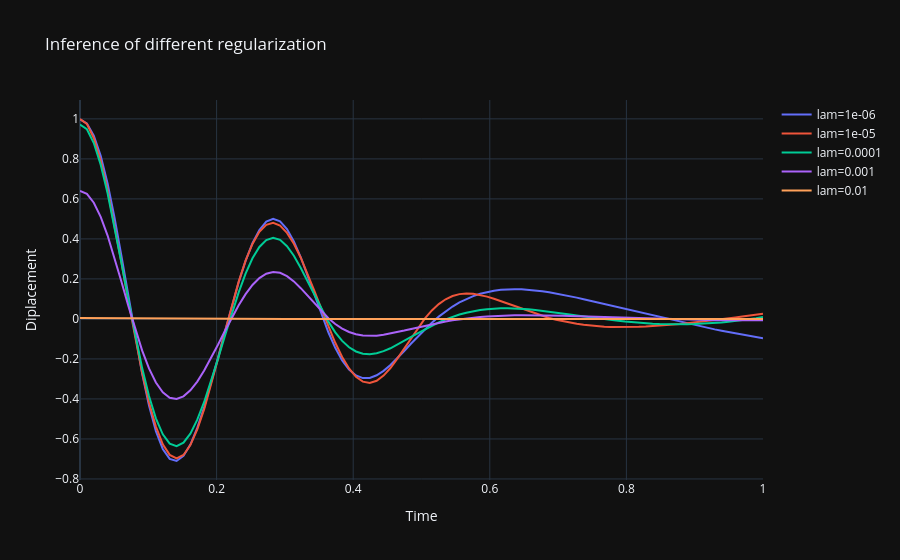

Source (notebook cell):
### Code cell
t_eval = torch.linspace(0, 1, 100).reshape(-1,1).double()
reg_predictions = [[] for k in lambda_values]
with torch.no_grad():
    for i in range(len(lambda_values)):
        reg_predictions[i] = models[i](t_eval).numpy().flatten()

fig = go.Figure()
for lam, reg_pred in zip(lambda_values, reg_predictions):
  fig.add_scatter(x=t_eval.flatten(), y=reg_pred, mode='lines', name=f'lam={lam:g}')
fig.update_layout(title='Inference of different regularization', xaxis_title="Time", yaxis_title="Diplacement", template="plotly_dark")
fig.show()
